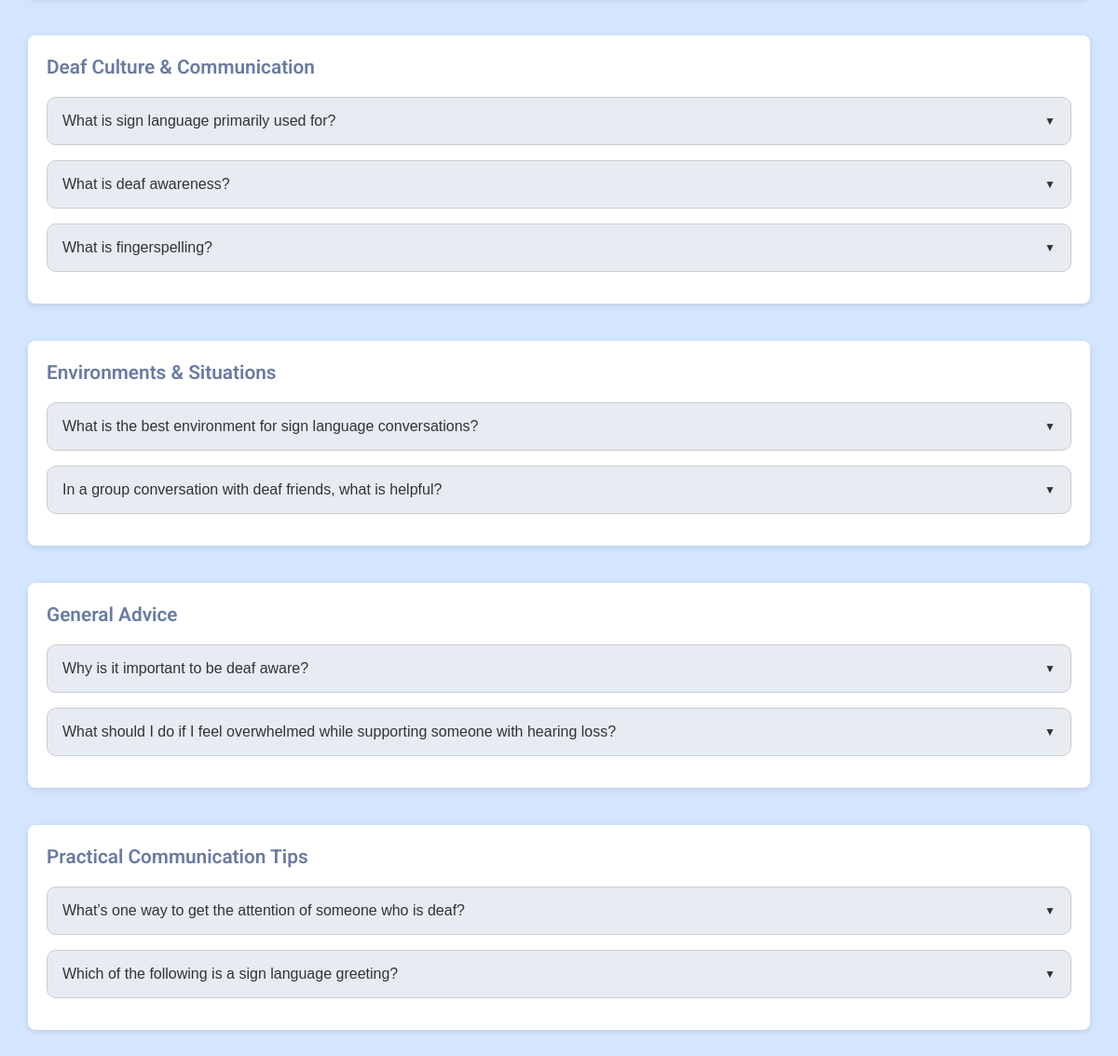
Page /faq.php (lower part) on the earlier database version.
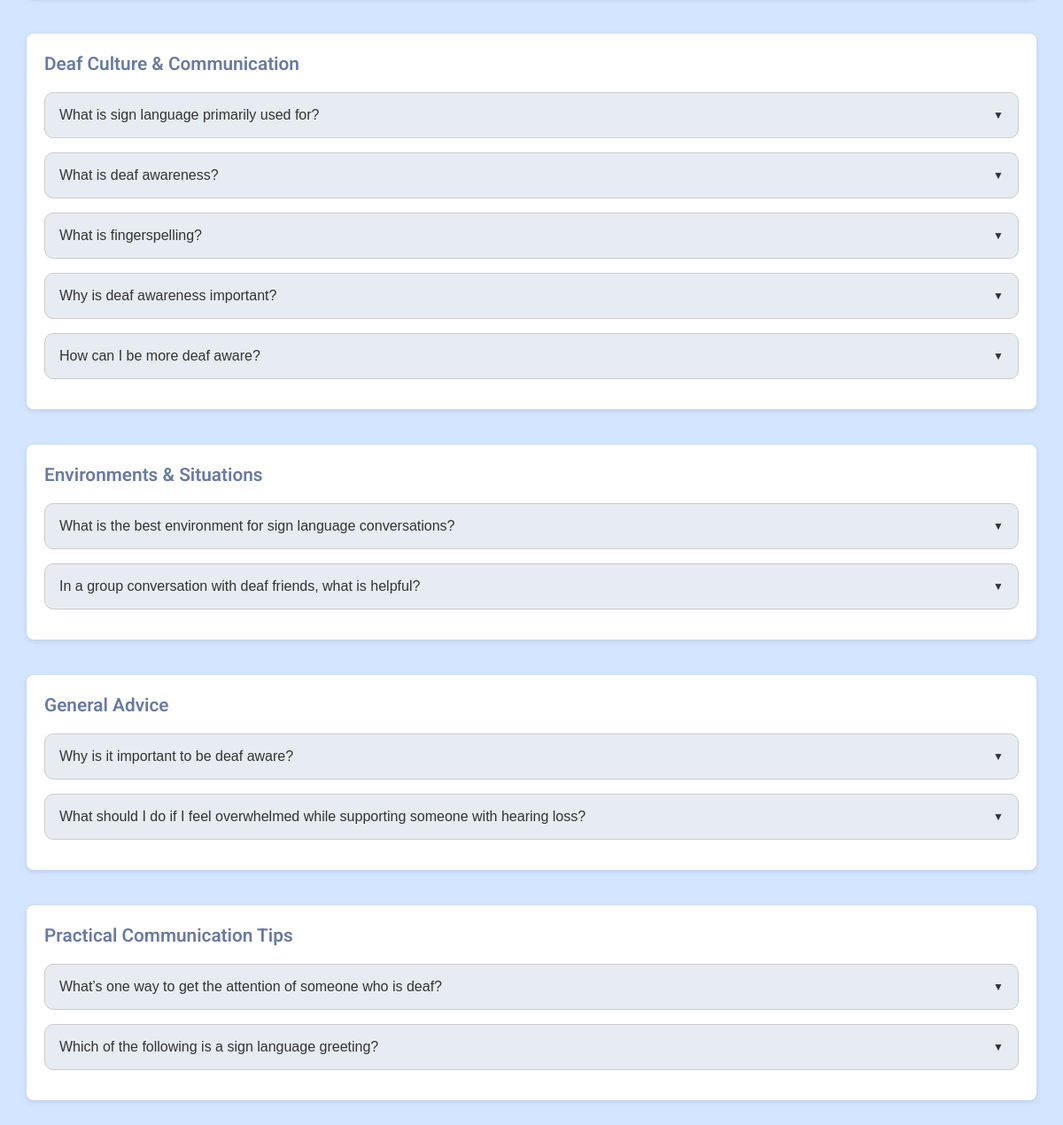
Same page on the later database version.
### tables this page shows
CREATE TABLE `faq` (
  `id` int(11) NOT NULL,
  `category` varchar(100) NOT NULL,
  `question` text NOT NULL,
  `answer` text NOT NULL,
  `category_id` int(11) DEFAULT NULL
);

### faq.php (the view, shortened to what this page needs)
<?php
require 'database.php';
$cat_res = $conn->query("SELECT name FROM faq_categories ORDER BY category_order ASC, name ASC");
$categories = [];
while ($cat = $cat_res->fetch_assoc()) {
    $categories[] = $cat['name'];
}
$faqs = [];
$res = $conn->query("SELECT * FROM faq ORDER BY category ASC, id ASC");
while ($row = $res->fetch_assoc()) {
    $faqs[$row['category']][] = $row;
}
?>
<!DOCTYPE html>
<html lang="en">
<head>
    <link rel="stylesheet" href="css/faq.css?v=<?= time(); ?>">
</head>
<body>
<?php include 'nav.php'; ?>
<main>
    <?php foreach ($categories as $category): ?>
        <?php if (!empty($faqs[$category])): ?>
        <div class="category">
            <h3><?= htmlspecialchars($category) ?></h3>
            <?php foreach ($faqs[$category] as $faq): ?>
                <button class="accordion"><?= htmlspecialchars($faq['question']) ?></button>
            <?php endforeach; ?>
        </div>
        <?php endif; ?>
    <?php endforeach; ?>
</main>
</body>
</html>

Differences in the rows shown:
added faq: question "Why is deaf awareness important?", shown under "Deaf Culture & Communication"
added faq: question "How can I be more deaf aware?", shown under "Deaf Culture & Communication"
